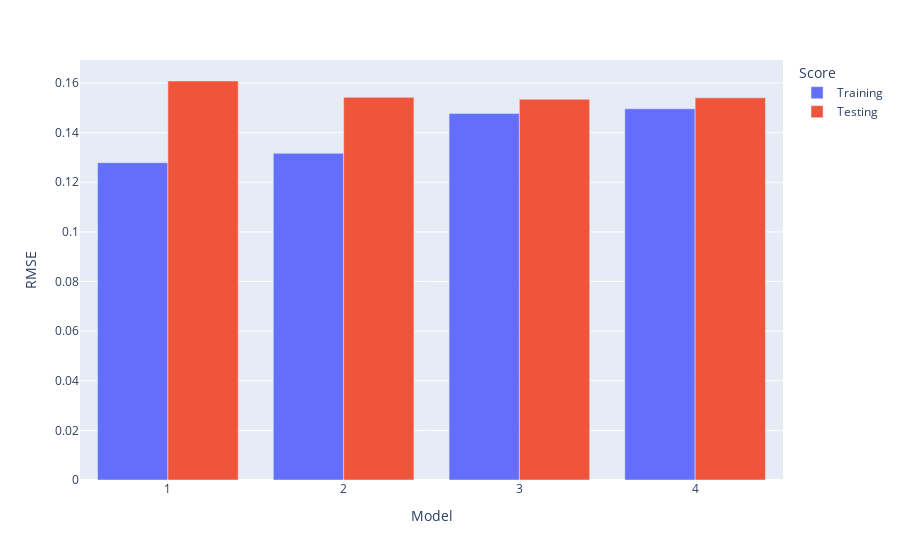

The code cell stored with this chart in its notebook:
### Code cell
train_size = 800
data_indices = np.random.choice(design_matrix.index, size=design_matrix.shape[0], replace=False)
train_indices = data_indices[train_size:]
test_indices = data_indices[:train_size]

model_1_train_test_fit = sm.OLS(y[train_indices], sm.add_constant(design_matrix.iloc[train_indices][model_1_variables])).fit()
model_1_train_RMSE = ((y[train_indices] - model_1_train_test_fit.predict())**2).mean()**.5
model_1_test_RMSE = ((y[test_indices] - 
                      model_1_train_test_fit.predict(sm.add_constant(design_matrix.iloc[test_indices][model_1_variables]))
                     )**2).mean()**.5

model_2_train_test_fit = sm.OLS(y[train_indices], sm.add_constant(design_matrix.iloc[train_indices][model_2_variables])).fit()
model_2_train_RMSE = ((y[train_indices] - model_2_train_test_fit.predict())**2).mean()**.5
model_2_test_RMSE = ((y[test_indices] - 
                      model_2_train_test_fit.predict(sm.add_constant(design_matrix.iloc[test_indices][model_2_variables]))
                     )**2).mean()**.5

model_3_train_test_fit = sm.OLS(y[train_indices], sm.add_constant(design_matrix.iloc[train_indices][model_3_variables])).fit()
model_3_train_RMSE = ((y[train_indices] - model_3_train_test_fit.predict())**2).mean()**.5
model_3_test_RMSE = ((y[test_indices] - 
                      model_3_train_test_fit.predict(sm.add_constant(design_matrix.iloc[test_indices][model_3_variables]))
                     )**2).mean()**.5

model_4_train_test_fit = sm.OLS(y[train_indices], sm.add_constant(design_matrix.iloc[train_indices][model_4_variables])).fit()
model_4_train_RMSE = ((y[train_indices] - model_4_train_test_fit.predict())**2).mean()**.5
model_4_test_RMSE = ((y[test_indices] - 
                      model_4_train_test_fit.predict(sm.add_constant(design_matrix.iloc[test_indices][model_4_variables]))
                     )**2).mean()**.5

import plotly.express as px
px.bar(pd.DataFrame({'RMSE': [model_1_train_RMSE, model_2_train_RMSE, model_3_train_RMSE, model_4_train_RMSE] + 
                             [model_1_test_RMSE, model_2_test_RMSE, model_3_test_RMSE, model_4_test_RMSE],
                     'Score': ['Training']*4+['Testing']*4,
                     'Model': [1,2,3,4]+[1,2,3,4]}), 
       y='RMSE', x='Model', color='Score', barmode='group')

### Figure 1 — Plotly figure (JSON) as saved in the notebook; plotly's stock layout.template omitted (floating-point values rounded to 4 significant figures)
{"data": [{"alignmentgroup": "True", "hovertemplate": "Score=Training<br>Model=%{x}<br>RMSE=%{y}<extra></extra>", "legendgroup": "Training", "marker": {"color": "#636efa", "pattern": {"shape": ""}}, "name": "Training", "offsetgroup": "Training", "orientation": "v", "showlegend": true, "textposition": "auto", "type": "bar", "x": [1, 2, 3, 4], "xaxis": "x", "y": [0.1279, 0.1317, 0.1477, 0.1496], "yaxis": "y"}, {"alignmentgroup": "True", "hovertemplate": "Score=Testing<br>Model=%{x}<br>RMSE=%{y}<extra></extra>", "legendgroup": "Testing", "marker": {"color": "#EF553B", "pattern": {"shape": ""}}, "name": "Testing", "offsetgroup": "Testing", "orientation": "v", "showlegend": true, "textposition": "auto", "type": "bar", "x": [1, 2, 3, 4], "xaxis": "x", "y": [0.1608, 0.1542, 0.1535, 0.154], "yaxis": "y"}], "layout": {"barmode": "group", "legend": {"title": {"text": "Score"}, "tracegroupgap": 0}, "margin": {"t": 60}, "xaxis": {"anchor": "y", "domain": [0, 1], "title": {"text": "Model"}}, "yaxis": {"anchor": "x", "domain": [0, 1], "title": {"text": "RMSE"}}}}
